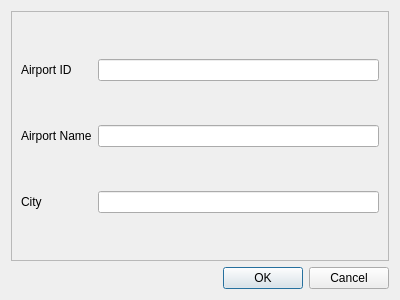
<?xml version="1.0" encoding="UTF-8"?>
<ui version="4.0">
 <class>addairport</class>
 <widget class="QWidget" name="addairport">
  <property name="geometry">
   <rect>
    <x>0</x>
    <y>0</y>
    <width>400</width>
    <height>300</height>
   </rect>
  </property>
  <property name="windowTitle">
   <string>Form</string>
  </property>
  <layout class="QVBoxLayout" name="verticalLayout">
   <item>
    <widget class="QFrame" name="frame_airport">
     <property name="frameShape">
      <enum>QFrame::StyledPanel</enum>
     </property>
     <property name="frameShadow">
      <enum>QFrame::Raised</enum>
     </property>
     <layout class="QGridLayout" name="gridLayout">
      <item row="1" column="0">
       <widget class="QLabel" name="label_7">
        <property name="sizePolicy">
         <sizepolicy hsizetype="Preferred" vsizetype="Fixed">
          <horstretch>0</horstretch>
          <verstretch>0</verstretch>
         </sizepolicy>
        </property>
        <property name="minimumSize">
         <size>
          <width>70</width>
          <height>0</height>
         </size>
        </property>
        <property name="maximumSize">
         <size>
          <width>100</width>
          <height>16777215</height>
         </size>
        </property>
        <property name="text">
         <string>Airport Name</string>
        </property>
       </widget>
      </item>
      <item row="0" column="2">
       <widget class="QLineEdit" name="airport_id">
        <property name="minimumSize">
         <size>
          <width>116</width>
          <height>0</height>
         </size>
        </property>
        <property name="maximumSize">
         <size>
          <width>16777215</width>
          <height>16777215</height>
         </size>
        </property>
        <property name="text">
         <string/>
        </property>
       </widget>
      </item>
      <item row="1" column="2">
       <widget class="QLineEdit" name="airport_name">
        <property name="minimumSize">
         <size>
          <width>116</width>
          <height>0</height>
         </size>
        </property>
        <property name="maximumSize">
         <size>
          <width>16777215</width>
          <height>16777215</height>
         </size>
        </property>
       </widget>
      </item>
      <item row="2" column="0">
       <widget class="QLabel" name="label_8">
        <property name="sizePolicy">
         <sizepolicy hsizetype="Preferred" vsizetype="Fixed">
          <horstretch>0</horstretch>
          <verstretch>0</verstretch>
         </sizepolicy>
        </property>
        <property name="minimumSize">
         <size>
          <width>70</width>
          <height>0</height>
         </size>
        </property>
        <property name="maximumSize">
         <size>
          <width>100</width>
          <height>16777215</height>
         </size>
        </property>
        <property name="text">
         <string>City</string>
        </property>
       </widget>
      </item>
      <item row="0" column="0">
       <widget class="QLabel" name="label_6">
        <property name="sizePolicy">
         <sizepolicy hsizetype="Preferred" vsizetype="Fixed">
          <horstretch>0</horstretch>
          <verstretch>0</verstretch>
         </sizepolicy>
        </property>
        <property name="minimumSize">
         <size>
          <width>70</width>
          <height>0</height>
         </size>
        </property>
        <property name="maximumSize">
         <size>
          <width>100</width>
          <height>16777215</height>
         </size>
        </property>
        <property name="text">
         <string>Airport ID</string>
        </property>
       </widget>
      </item>
      <item row="2" column="2">
       <widget class="QLineEdit" name="city">
        <property name="minimumSize">
         <size>
          <width>116</width>
          <height>0</height>
         </size>
        </property>
        <property name="maximumSize">
         <size>
          <width>16777215</width>
          <height>16777215</height>
         </size>
        </property>
        <property name="text">
         <string/>
        </property>
       </widget>
      </item>
     </layout>
    </widget>
   </item>
   <item>
    <widget class="QDialogButtonBox" name="buttonBox_airport">
     <property name="standardButtons">
      <set>QDialogButtonBox::Cancel|QDialogButtonBox::Ok</set>
     </property>
    </widget>
   </item>
  </layout>
 </widget>
 <resources/>
 <connections/>
</ui>
